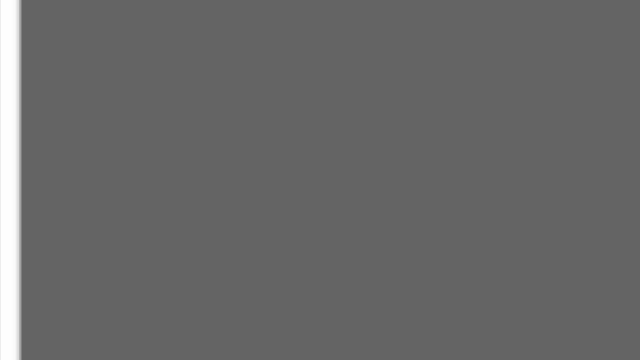
Frame 1 (no input)
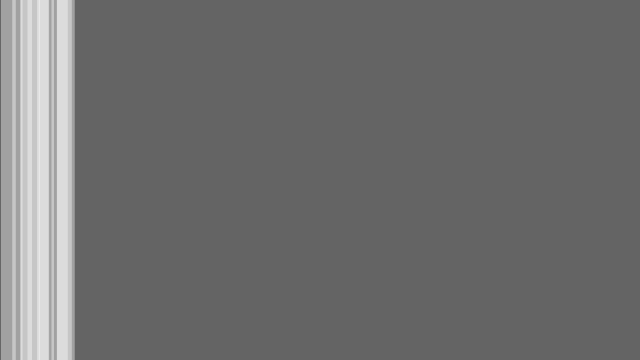
Frame 60 (the mouse pressed at the canvas centre just before this capture)
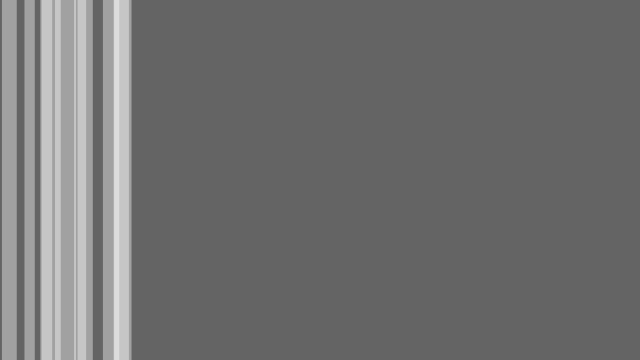
Frame 120 (the mouse held since frame 60 and released just before this capture)

The Processing sketch that drew these frames (run headless with seeded random() and noise(); from frame 60 on, the mouse is pressed at the canvas centre):

// Processing sketch: example_9_10_array_interactive_objects
// ── example_9_10_array_interactive_objects.pde
// Learning Processing
// Daniel Shiffman
// http://www.learningprocessing.com

// Example 9-10: Interactive stripes

// An array of stripes
Stripe[] stripes = new Stripe[10];

void setup() {
  size(640,360);
  
  // Initialize all Stripe objects
  for (int i = 0; i < stripes.length; i ++ ) {
    stripes[i] = new Stripe();
  }
}

void draw() {
  
  background(100);
  // Move and display all Stripe objects
  for (int i = 0; i < stripes.length; i ++ ) {
    // Check if mouse is over the Stripe
    stripes[i].rollover(mouseX,mouseY); // Passing the mouse coordinates into an object.
    stripes[i].move();
    stripes[i].display();
  }
}

// ── Stripe.pde
// Learning Processing
// Daniel Shiffman
// http://www.learningprocessing.com

// Example 9-10: Interactive stripes

class Stripe {
  
  float x;     // horizontal location of stripe
  float speed; // speed of stripe
  float w;     // width of stripe
  
  // A boolean variable keeps track of the object's state.
  boolean mouse; // state of stripe (mouse is over or not?)

  Stripe() {
    // All stripes start at 0
    x = 0; 
    // All stripes have a random positive speed
    speed = random(1); 
    w = random(10,30);
    mouse = false;
  }

  // Draw stripe
  void display() {
    
    // Boolean variable determines Stripe color.
    if (mouse) { 
      fill(255);
    } else {
      fill(255,100);
    }
    
    noStroke();
    rect(x,0,w,height);
  }

  // Move stripe
  void move() {
    x += speed;
    if (x > width + 20) x = -20;
  }

// Check to see if point (mx,my) is inside the Stripe.
  void rollover(int mx, int my) { 
    // Left edge is x, Right edge is x + w
    if (mx > x && mx < x + w) {
      mouse = true;
    } else {
      mouse = false;
    }
  }
}
